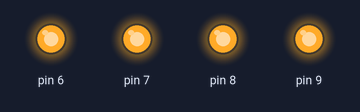
Bench run of a sketch on a simulated Arduino Uno, built with avr-gcc and run on an emulated ATmega328P. Parts: output pins drawn as LEDs (lit = HIGH).

Above: at 0.1 s.
Timing chart, 0 to 1.6 s (numbered marks = the images above):
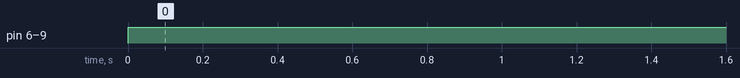

Measured:
- by itself, pin 6–9: LOW → HIGH at 0.00 s

The sketch:

test.ino
```cpp
void setup() {
  // put your setup code here, to run once:
  pinMode(7, OUTPUT);
  pinMode(6, OUTPUT);
  pinMode(8, OUTPUT);
  pinMode(9, OUTPUT);
}

void loop() {
  // put your main code here, to run repeatedly:
  digitalWrite(7, HIGH);
  digitalWrite(6, HIGH);
  digitalWrite(8, HIGH);
  digitalWrite(9, HIGH);
  delay(1000);
}
```
